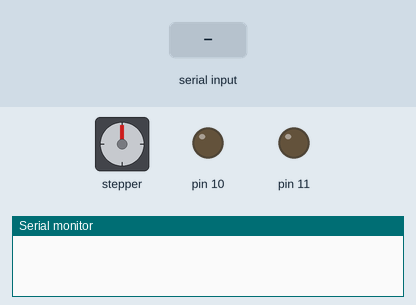
This sketch was run on a simulated Arduino Uno, built with avr-gcc and run on an emulated ATmega328P. Shown: stepper motor, output pins drawn as LEDs (lit = HIGH), the last lines printed to the serial monitor. Wiring (inferred from the names in the program): stepper motor (200 steps per turn assumed): coils pin 6, pin 5, pin 4, pin 3. Inputs (shaded band) come from the test bench. Pins used as bus, display or sensor lines are not drawn.

Above: at 1.2 s.
1.3 s: "over 200\n" received over Serial
2.9 s: "1\n" received over Serial
At 4.1 s:
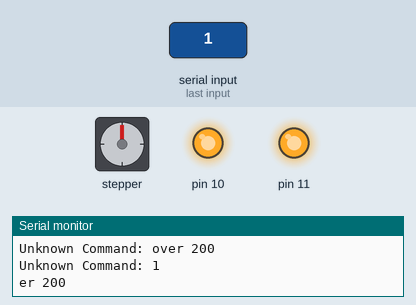
4.5 s: "90,45\n" received over Serial
At 5.8 s:
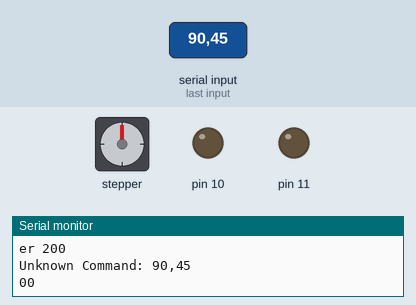
Timing chart, 0 to 7.5 s (numbered marks = the images above; inputs shaded):
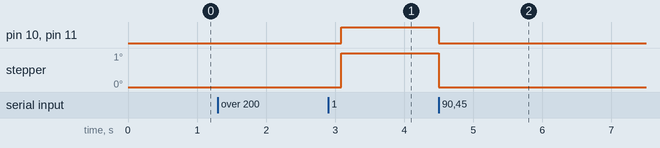

The sketch:

v8.ino
```cpp
//Define motor pins
#define PenA 11    //Code expecting left hand motor
#define Pin1 6
#define Pin2 5
#define PenB 10    //Code expecting right hand motor
#define Pin3 4
#define Pin4 3

int getDur(char * p);


char c = ' ';
int data = 0;
int dur;


int serialCount = 0;
int readyFlag = 0;
const int INCOMING_BUFFER = 10;
char incoming[INCOMING_BUFFER] = {'\0'};
volatile int waiting = 0;

void checkSerial() {
  if (Serial.available() && !waiting) {
    //Serial.println("Checked and available");
    waiting = 1;
  }
}

void serialReady(char * inc) {
    //Serial.println("Read Called");
    int x = 0;
    while(Serial.available()){
      incoming[x++] = Serial.read();
    }
    //Serial.println(incoming);
    readyFlag = 0x01;
    waiting = 0;
}

void nonIntRead(char * inc){
  if (Serial.available()) {
    //Serial.println("Read Called");
    delay(100);
    int x = 0;
    while(Serial.available()){
      inc[x++] = Serial.read();
      //Serial.print(c);
    }
    Serial.println(inc);
    //Serial.println("Read Completed");
  }
}

class DCMotor {
  public:
    DCMotor(int IN1, int IN2, int EN):in1(IN1), in2(IN2), en(EN) {
      pinMode(en, OUTPUT);
      pinMode(in1, OUTPUT);
      pinMode(in2, OUTPUT);

    // Set initial rotation direction
      digitalWrite(in1, LOW);
      digitalWrite(in2, HIGH);
    }

    void lowOff() {digitalWrite(en, LOW); s = 0;}
    void ToggleDir() {digitalWrite(in1, (dir)); digitalWrite(in2,(!dir)); dir = (!dir);}
    void ToggleState() {digitalWrite(en, (!s)); s =!s;}

    private:
      bool dir = true;
      int in1, in2, en;
      bool s = 0;
};

class MotorBus {
  public:
    MotorBus(DCMotor motor1, DCMotor motor2): m1(motor1), m2(motor2) {}

    void highOff() {
      m1.lowOff();
      m2.lowOff();
      stateReset();
    }

    void motorForward(int Inpdur, int multi) {
      m1.ToggleState();
      m2.ToggleState();
      movEn = true;
      dur = Inpdur * multi;
      previousMillis = millis();
    }

    void motorInfForward(void) {
      m1.ToggleState();
      m2.ToggleState();
      movEn = true;
      inf = true;
    }

    void motorBack(int dur) {
      rev = true;
      toggleMotorDir();
      motorForward(dur, 100);
      //rev = false;
    }

    void toggleMotorDir(void) {
      m1.ToggleDir();
      m2.ToggleDir();
    }

    void motorDir(int left, int dur, bool prec) {
      if (left) {
        m1.ToggleDir();
        leftRev = true;
      } else {
        m2.ToggleDir();
        rightRev = true;
      }
      if (prec) {
        motorForward(dur, 6);
      } else {
        motorForward(dur, 100);
      }

    }


    void clkCheck(unsigned long currentMillis) {
      if (movEn) {
        if (!inf) {
          if(currentMillis - previousMillis >= dur) {
            m1.ToggleState();
            m2.ToggleState();
            //previousMillis = currentMillis;
            stateReset();
          }
        }
      }
    }

    void d90(int left) {
      #define turnTime 5
      motorDir(left, turnTime, false);
    }

    void d180(void) {
      #define turnTime 10 //Double turn time above
      motorDir(1, turnTime, false);
    }

  private:
    DCMotor m1, m2;
    bool movEn, rev, inf, leftRev, rightRev = false;

    unsigned long previousMillis, dur;

    void stateReset(void) {
      movEn = false;
      inf = false;
      if (rev) {
        toggleMotorDir();
        rev = false;
      }
      if (leftRev) {
        m1.ToggleDir();
        leftRev = false;
      }
      if (rightRev) {
        m2.ToggleDir();
        rightRev = false;
      }
    }

};

void setup() {

  Serial.begin(9600);

  //Interupt Setup - 1 per millisecond?
  OCR0A = 0xAF;
  TIMSK0 |= _BV(OCIE0A);
}

// Setup motors
DCMotor motorA(Pin1, Pin2, PenA);
DCMotor motorB(Pin3, Pin4, PenB);

MotorBus Motors(motorA, motorB);

SIGNAL(TIMER0_COMPA_vect) {
  unsigned long currentMillis = millis();
  Motors.clkCheck(currentMillis);

  checkSerial();
  //Serial.println(waiting);
  if ((serialCount++ >= 200) && (waiting == 1)) {
    //Serial.println("over 200");
    serialCount = 0;
    waiting = 2;
  }
  if (serialCount > 200) {
    serialCount = 0;
  }

}

void loop() {
/*----------------------------------------------------------------------------------------
`available commands:
F X Forward for x milliseconds * 100
X Forward for infinity
B X Backward for x milliseconds * 100
L X Left for x milliseconds * 100
Q Left 90 Degrees
T X Left for x milliseconds * 10 (Precise Control)
R X Right for x milliseconds * 100
E Right 90 Degrees
Y X Right for x milliseconds * 10 (Precise Control)
C 180 Spin
U X Up for x turns (on stepper)
D X Down for x turns (on stepper)

*/
  if (waiting == 2) {
     serialReady(incoming);
  }
  //Serial.println(readyFlag + '0');
  if ((readyFlag & 0x01) > 0) {
    //Serial.write("Ready Flag Checked", 18);
    inpToActionV2(incoming);
    readyFlag = readyFlag & !(0x01);  // Clear Serial Ready Flag
  }
}


int getDur(char * p) {
  int x = 1;
  int ret = 0;
  while (p[x] != '\0') {
    if ((p[x] - '0') >= 0 && (p[x] - '0') <= 9) {
      ret = (p[x] - '0') + (ret * 10);
    }
    x++;
  }
  //Serial.println(dur);
  return ret;

}

/*
void inpToAction(void) {
  //Serial.println("Switch called");
  //Motors.highOff();
  switch (incoming[0])
    {
      case ('F' | 'f'):
        dur = getDur(incoming);
        Motors.motorForward(dur);
        break;

      case ('X' | 'x'):
        Motors.motorInfForward();
        break;

      case ('B' | 'b'):
        dur = getDur(incoming);
        Motors.motorBack(dur);
        break;

      case ('L' | 'l'):
        dur = getDur(incoming);
        Motors.motorDir(0,dur);
        break;

      case ('Q' | 'q'):
        Motors.d90(0);
        break;

      case ('R'| 'r'):
        dur = getDur(incoming);
        Motors.motorDir(1,dur);
        break;

      case ('E' | 'e'):
        Motors.d90(1);
        break;

      case ('C' | 'c'):
        Motors.d180();
        break;

      case ('S' | 's'):
        //Serial.println("Stop called");
        Motors.highOff();
        break;

      case ('U' | 'u'):
        Serial.write("Unimplemented Command\n");
        break;

      case ('D' | 'd'):
        Serial.write("Unimplemented Command\n");
        break;

     case ('\n'):
        break;

     default:
        Serial.write("Unknown Command\n");
        break;
    }
}*/

void inpToActionV2(char * p) {
  //Serial.println("Switch called");
  //Serial.println(p);
  //Motors.highOff();
  switch (p[0])
    {
      case ('F' | 'f'):
        dur = getDur(p);
        Motors.motorForward(dur, 100);
        break;

      case ('X' | 'x'):
        Motors.motorInfForward();
        break;


      case ('B' | 'b'):
        dur = getDur(p);
        Motors.motorBack(dur);
        break;

      case ('L' | 'l'):
        dur = getDur(p);
        Motors.motorDir(0,dur, false);
        break;

      case ('Q' | 'q'):
        Motors.d90(0);
        break;

      case ('T' | 't'):
        dur = getDur(p);
        Motors.motorDir(0,dur, true);
        break;

      case ('R'| 'r'):
        dur = getDur(p);
        Motors.motorDir(1,dur, false);
        break;

      case ('E' | 'e'):
        Motors.d90(1);
        break;

      case ('Y' | 'y'):
        dur = getDur(p);
        Motors.motorDir(1,dur, true);
        break;

      case ('C' | 'c'):
        Motors.d180();
        break;

      case ('S' | 's'):
        //Serial.println("Stop called");
        Motors.highOff();
        break;

      case ('U' | 'u'):
        Serial.write("Unimplemented Command\n");
        break;

      case ('D' | 'd'):
        Serial.print("Unimplemented Command\n");
        break;

     case ('\n'):
        break;

     default:
        Serial.print("Unknown Command: ");
        Serial.println(p);
        break;
    }
    //Serial.println(p[1]);
    if (p[1] == '\\' | p[1] == '\n') {
      //Serial.println("Recursive call");
      int x = 2;
      if (p[1] == '\\') { int x = 3; }
      //int x = 3;
      char temp[INCOMING_BUFFER] = {'\0'};
      int z = 0;
      while (p[x] != '\0') {
        temp[z++] = p[x++];
      }
      //Serial.println(temp);
      inpToActionV2(temp);
    }
}
```
